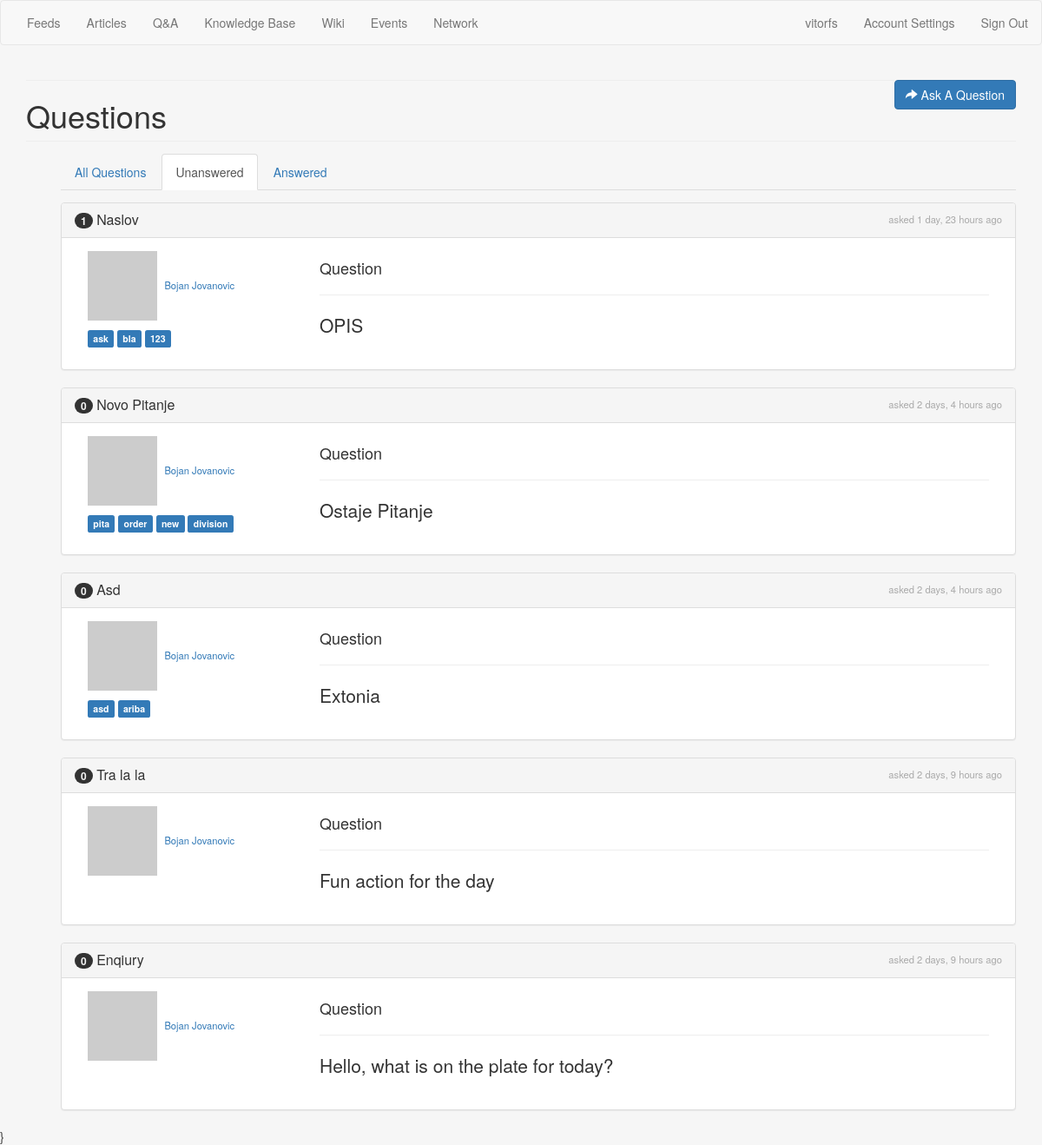
Screenshot of /questions/unanswered/ with the database file from the repository.
### questions/models.py (models this page shows, shortened)
class Question(models.Model):
	user = models.ForeignKey(User)
	title= models.CharField(max_length=2000)
	description = models.TextField(max_length=2000)
	tags = models.CharField(max_length=255, null=True, blank=True)
	create_date = models.DateTimeField(auto_now_add=True)
	update_date = models.DateTimeField(auto_now_add=True)
	favorites = models.IntegerField(default=0)
	has_accepted_answer = models.BooleanField(default=False)
	class Meta:
		verbose_name = 'Question'
		verbose_name_plural = 'Questions'
		ordering = ('-update_date',)
	@staticmethod
	def get_unanswered():
		return Question.objects.filter(has_accepted_answer=False)
	def get_answers_count(self):
		return Answer.objects.filter(question=self).count()
	def get_tag_list(self):
		return self.tags.split(" ")
	def get_description_preview(self):
		if len(self.description) > 255:
			return u'{0}...'.format(self.description[:255])
		else:
			return self.description
	def get_absolute_url(self):
		return reverse("question", kwargs={'pk': self.id})

### questions/views.py (the view)
# urls.py: url(r'^questions/unanswered/$', unanswered, name="unanswered"),
def unanswered(request):
	questions = Question.get_unanswered()
	context = {
		'questions': questions,
		'active': 'unanswered'
	}
	return render(request, 'questions/questions.html', context)

### templates/questions/questions.html (shortened to what this page needs)
{% extends 'base.html' %}
{% load staticfiles	 %}
{% block head %}
	<link href="{% static 'css/questions.css' %}" rel="stylesheet">
{% endblock head %}
{% block main %}
	<div class="page-header">
		<a class="btn btn-primary pull-right" href="{% url 'ask' %}">
			<span class="glyphicon glyphicon-share-alt"></span>
			Ask A Question
		</a>
		<hr/>
		<h1>Questions</h1>
	</div>
	<ul class="questions">
		<ul class="nav nav-tabs" style="margin-bottom: 1em">
			 <li {% if active == 'all' %} class="active" {% endif %}><a href="{% url 'questions' %}">All Questions</a></li>
			 <li {% if active == 'unanswered' %} class="active" {% endif %}><a href="{% url 'unanswered' %}">Unanswered</a></li>
			 <li {% if active == 'answered' %} class="active" {% endif %}><a href="{% url 'answered' %}">Answered</a></li>
		</ul>
		{% for question in questions %}
			{% include 'questions/partial_question.html' with question=question %}
		{% empty %}
			<h4 style="text-align: center; padding: 1em 0;">No question to display</h4>
		{% endfor %}
	</ul>
{% endblock main %}

### templates/questions/partial_question.html (shortened to what this page needs)
{% load humanize %}
<div class="panel panel-default question" question-id="{{ question.id }}">
	<div class="panel-heading">
		<span class="asked">asked {{ question.update_date|naturaltime }}</span>
		<h3 class="panel-title">
			<span class="badge">{{ question.get_answers_count }}</span>
			<a href="{{ question.get_absolute_url }}">{{ question.title }}</a>
		</h3>
	</div>
	<div class="panel-body">
		<div class="col-sm-3 pull-left">
			<div class="question-user">
				<a href="" class="user"><img src="http://www.gravatar.com/avatar/07626034d73ad893cf8a63cea49a4cb6?s=256&d=http%3A%2F%2Ftrybootcamp.vitorfs.com%2Fstatic%2Fimg%2Fuser.png"></a>
				<a href="#" class="username">{{ question.user.get_full_name }}</a>
			</div>
			{% if question.get_tag_list %}
				<p>
					{% for tag in question.get_tag_list %}
					<span class="label label-primary">{{ tag }}</span>
					{% endfor %}
				</p>
			{% endif %}
		</div>
		<div class="col-sm-9">
			<h4>Question</h4>
			<hr/>
			<p class="lead">{{ question.get_description_preview }}</p>
		</div>
	</div>
</div>

### static/css/bootcamp.css (style rules this page uses)
body { background-color: #f6f6f6; }
.page-header { margin: 0; }
.page-header h1 { margin: 0; font-weight: 100; }

### static/css/questions.css (style rules this page uses)
.questions { margin-top: 1em; }
.questions .user { width: 25px; border-radius: 3px; }
.questions .asked { color: #aaaaaa; float: right; font-size: .8em; }
.questions .username { margin-left: .3em; font-weight: 500; font-size: 0.8em; }
.questions .question-user { margin-bottom: .6em; }
.answer .answer-user, .question .question-user { margin-bottom: .6em; }
.answer .answer-user .user, .question .question-user .user { width: 40px; border-radius: 5px; }
.answer .answer-user .username, .question .question-user .username { margin-left: .4em; }
.answer .answered, .question .asked { color: #aaaaaa; margin-left: .6em; }

### rows the page displays
Question: update_date "1 day, 23 hours ago", get_answers_count "1", title "Naslov", user.get_full_name "Bojan Jovanovic", get_tag_list "ask" "bla" "123", get_description_preview "OPIS"
Question: update_date "2 days, 4 hours ago", get_answers_count "0", title "Novo Pitanje", user.get_full_name "Bojan Jovanovic", get_tag_list "pita" "order" "new" "division", get_description_preview "Ostaje Pitanje"
Question: update_date "2 days, 4 hours ago", get_answers_count "0", title "Asd", user.get_full_name "Bojan Jovanovic", get_tag_list "asd" "ariba", get_description_preview "Extonia"
Question: update_date "2 days, 9 hours ago", get_answers_count "0", title "Tra la la", user.get_full_name "Bojan Jovanovic", get_description_preview "Fun action for the day"
Question: update_date "2 days, 9 hours ago", get_answers_count "0", title "Enqiury", user.get_full_name "Bojan Jovanovic", get_description_preview "Hello, what is on the plate for today?"
